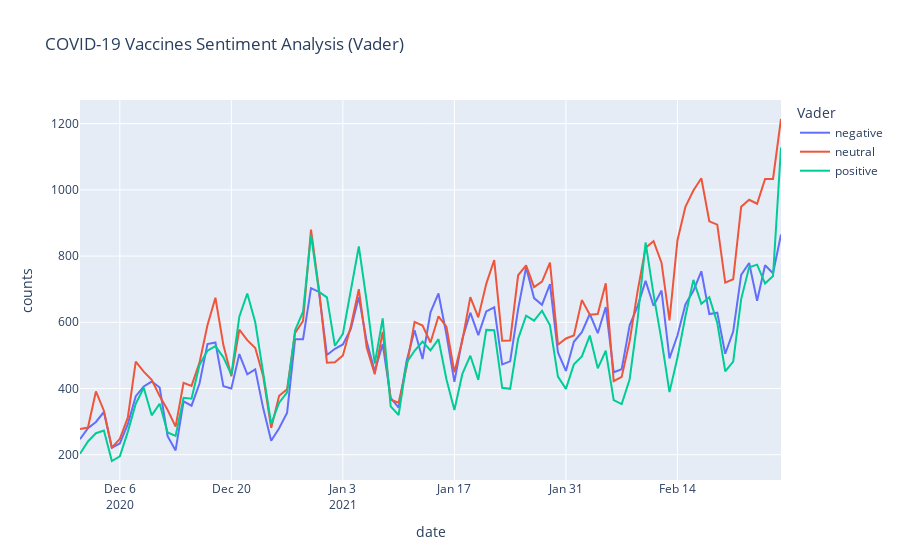

The code cell stored with this chart in its notebook:
### Code cell
px.line(data_vader, x='date', y='counts', color='Vader', title='COVID-19 Vaccines Sentiment Analysis (Vader)')
